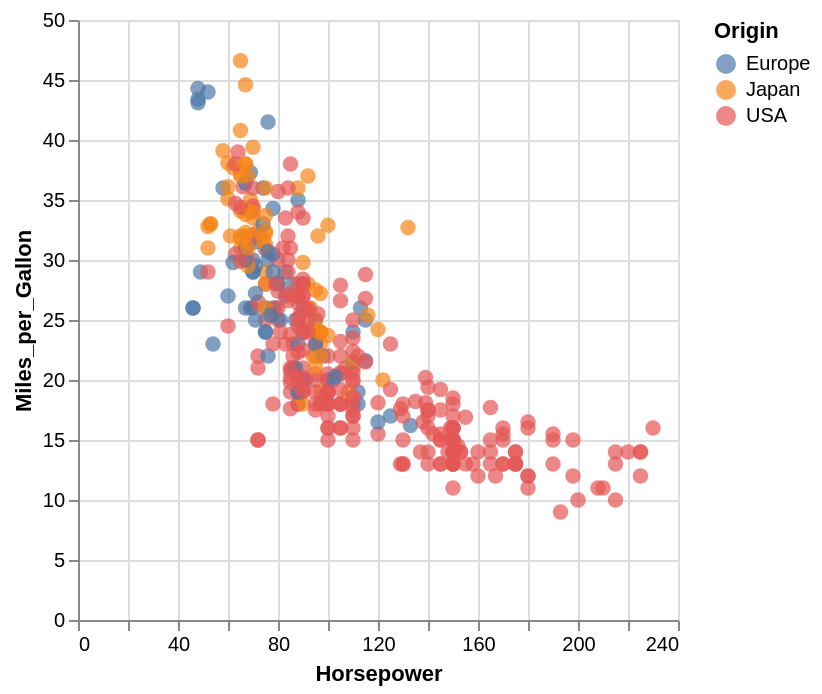

This figure's notebook cell:
### Code cell
import altair as alt
from altair.datasets import data

source = data.cars()

alt.Chart(source).mark_circle(size=60).encode(
    x='Horsepower',
    y='Miles_per_Gallon',
    color='Origin',
    tooltip=['Name', 'Origin', 'Horsepower', 'Miles_per_Gallon']
)

### Figure 1 — Vega-Lite specification as saved in the notebook (floating-point values rounded to 4 significant figures; data arrays with more than 128 entries replaced by an {"elided": "..."} marker saying what was removed)
{"config": {"view": {"continuousWidth": 300, "continuousHeight": 300}}, "data": {"name": "data-ad3a0dd023cd6593db8ec56326f31fcb"}, "mark": {"type": "circle", "size": 60}, "encoding": {"color": {"field": "Origin", "type": "nominal"}, "tooltip": [{"field": "Name", "type": "nominal"}, {"field": "Origin", "type": "nominal"}, {"field": "Horsepower", "type": "quantitative"}, {"field": "Miles_per_Gallon", "type": "quantitative"}], "x": {"field": "Horsepower", "type": "quantitative"}, "y": {"field": "Miles_per_Gallon", "type": "quantitative"}}, "$schema": "https://vega.github.io/schema/vega-lite/v6.1.0.json", "datasets": {"data-ad3a0dd023cd6593db8ec56326f31fcb": {"elided": "406 records"}}}
